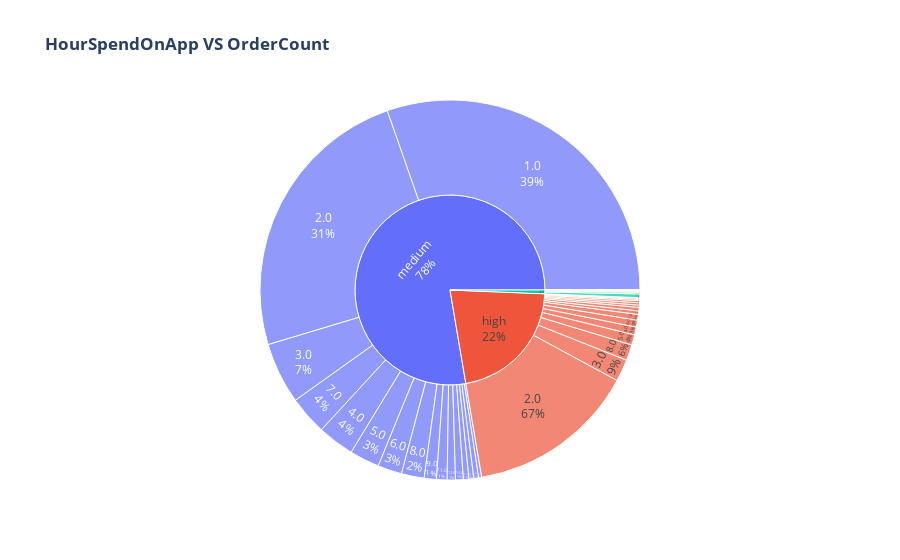

Notebook code cell kept with this figure:
### Code cell
df2_nomissing=df2.loc[:,['HSOA_bins','OrderCount']].dropna()
fig=px.sunburst(df2_nomissing,path=['HSOA_bins','OrderCount'],title="<b>"+'HourSpendOnApp VS OrderCount',template="plotly" )
fig.update_traces(textinfo="label+percent parent")
fig.show()

### Figure 1 — Plotly figure (JSON) as saved in the notebook; plotly's stock layout.template omitted (floating-point values rounded to 4 significant figures)
{"data": [{"branchvalues": "total", "domain": {"x": [0, 1], "y": [0, 1]}, "hovertemplate": "labels=%{label}<br>count=%{value}<br>parent=%{parent}<br>id=%{id}<extra></extra>", "ids": ["low/1.0", "medium/1.0", "high/1.0", "low/2.0", "medium/2.0", "high/2.0", "low/3.0", "medium/3.0", "high/3.0", "low/4.0", "medium/4.0", "high/4.0", "low/5.0", "medium/5.0", "high/5.0", "low/6.0", "medium/6.0", "high/6.0", "low/7.0", "medium/7.0", "high/7.0", "low/8.0", "medium/8.0", "high/8.0", "low/9.0", "medium/9.0", "high/9.0", "low/10.0", "medium/10.0", "high/10.0", "low/11.0", "medium/11.0", "high/11.0", "low/12.0", "medium/12.0", "high/12.0", "low/13.0", "medium/13.0", "high/13.0", "low/14.0", "medium/14.0", "high/14.0", "low/15.0", "medium/15.0", "high/15.0", "low/16.0", "medium/16.0", "high/16.0", "low", "medium", "high"], "labels": ["1.0", "1.0", "1.0", "2.0", "2.0", "2.0", "3.0", "3.0", "3.0", "4.0", "4.0", "4.0", "5.0", "5.0", "5.0", "6.0", "6.0", "6.0", "7.0", "7.0", "7.0", "8.0", "8.0", "8.0", "9.0", "9.0", "9.0", "10.0", "10.0", "10.0", "11.0", "11.0", "11.0", "12.0", "12.0", "12.0", "13.0", "13.0", "13.0", "14.0", "14.0", "14.0", "15.0", "15.0", "15.0", "16.0", "16.0", "16.0", "low", "medium", "high"], "name": "", "parents": ["low", "medium", "high", "low", "medium", "high", "low", "medium", "high", "low", "medium", "high", "low", "medium", "high", "low", "medium", "high", "low", "medium", "high", "low", "medium", "high", "low", "medium", "high", "low", "medium", "high", "low", "medium", "high", "low", "medium", "high", "low", "medium", "high", "low", "medium", "high", "low", "medium", "high", "low", "medium", "high", "", "", ""], "textinfo": "label+percent parent", "type": "sunburst", "values": [16, 1553, 1, 7, 1242, 738, 1, 267, 96, 3, 160, 34, 0, 130, 45, 0, 105, 30, 4, 169, 25, 0, 99, 69, 0, 53, 9, 0, 21, 15, 1, 46, 4, 1, 36, 15, 0, 24, 6, 0, 34, 2, 0, 21, 10, 0, 13, 10, 33, 3973, 1109]}], "layout": {"legend": {"tracegroupgap": 0}, "title": {"text": "<b>HourSpendOnApp VS OrderCount"}}}
